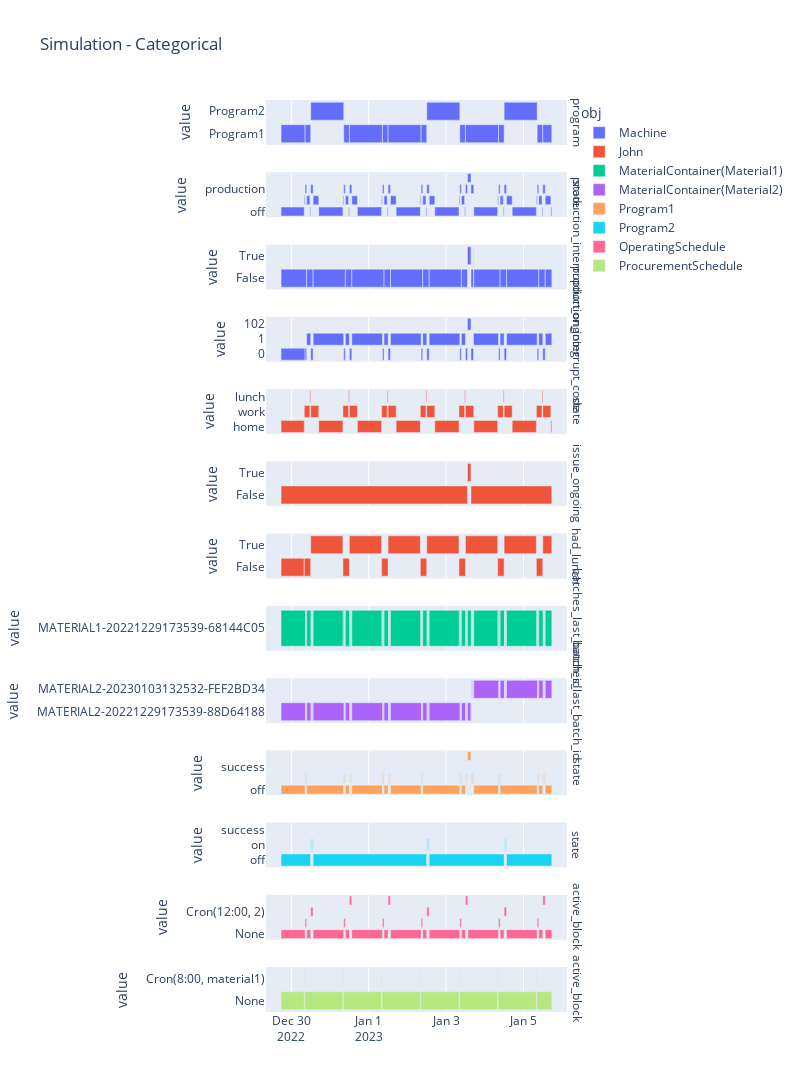
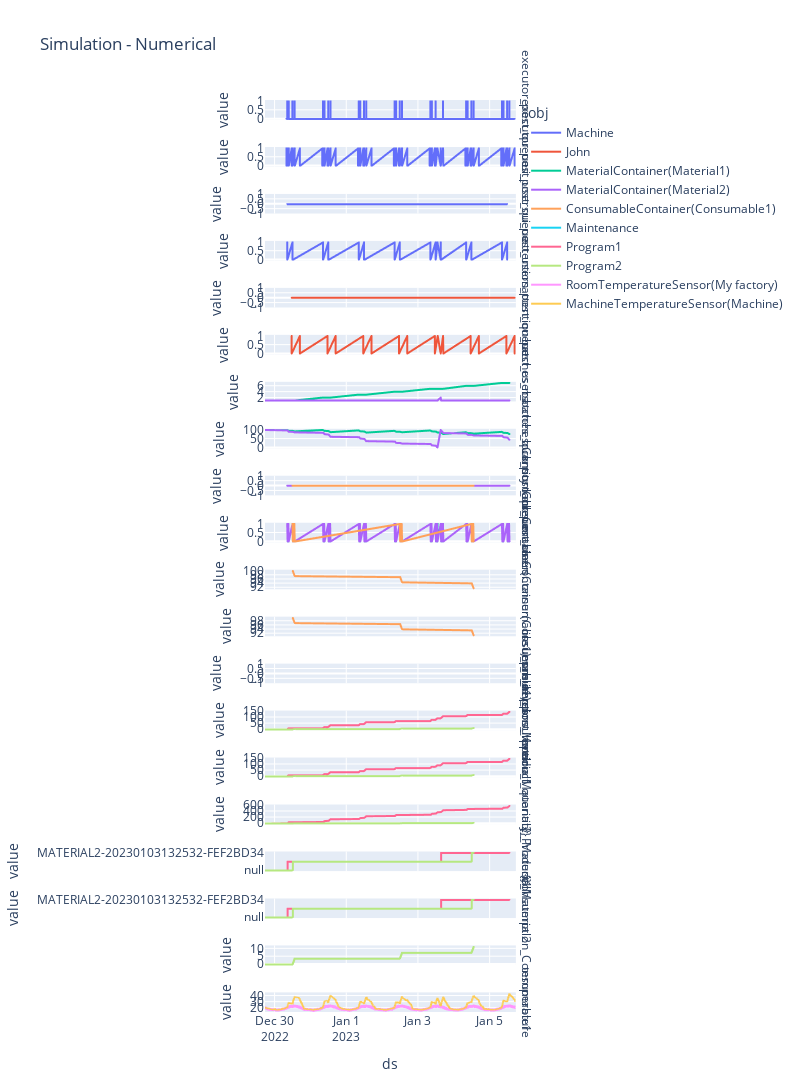

The notebook cell these images were saved under, in order:
### Code cell
import logging
import sys

from src.simulator.factory import Factory


logging.basicConfig(
     filename='run.log',
     filemode='w',
     level=logging.INFO,
     format='%(asctime)s - %(name)s - %(levelname)-7s - %(message)s',
     datefmt='%H:%M:%S'
 )
logger = logging.getLogger(__name__)


logger.info('Starting simulation')
factory = Factory.from_config('config/factory.yml')
factory.run(7)
factory.plot()
